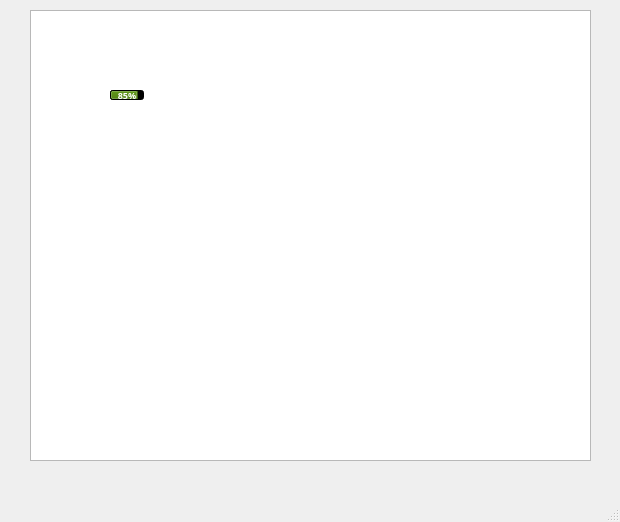
<?xml version="1.0" encoding="UTF-8"?>
<ui version="4.0">
 <class>MainWindow</class>
 <widget class="QMainWindow" name="MainWindow">
  <property name="geometry">
   <rect>
    <x>0</x>
    <y>0</y>
    <width>620</width>
    <height>522</height>
   </rect>
  </property>
  <property name="windowTitle">
   <string>MainWindow</string>
  </property>
  <widget class="QWidget" name="centralwidget">
   <widget class="QGraphicsView" name="graphicsView">
    <property name="geometry">
     <rect>
      <x>30</x>
      <y>10</y>
      <width>561</width>
      <height>451</height>
     </rect>
    </property>
    <property name="styleSheet">
     <string notr="true">border-image: url(:/overlay/Background.png);</string>
    </property>
   </widget>
   <widget class="QPushButton" name="pushButton">
    <property name="geometry">
     <rect>
      <x>150</x>
      <y>360</y>
      <width>41</width>
      <height>41</height>
     </rect>
    </property>
    <property name="styleSheet">
     <string notr="true">QPushButton {
image: url(:/buttons/powerButton.png);
border-radius: 20px;
}

QPushButton:pressed {
	background-color: #ffd300;
}</string>
    </property>
    <property name="text">
     <string/>
    </property>
   </widget>
   <widget class="QPushButton" name="pushButton_2">
    <property name="geometry">
     <rect>
      <x>330</x>
      <y>390</y>
      <width>41</width>
      <height>21</height>
     </rect>
    </property>
    <property name="styleSheet">
     <string notr="true">QPushButton {
	image: url(:/buttons/delButton.png);
	border-radius: 20px;
}</string>
    </property>
    <property name="text">
     <string/>
    </property>
   </widget>
   <widget class="QPushButton" name="pushButton_3">
    <property name="geometry">
     <rect>
      <x>330</x>
      <y>360</y>
      <width>41</width>
      <height>21</height>
     </rect>
    </property>
    <property name="styleSheet">
     <string notr="true">QPushButton {
	image: url(:/buttons/saveBtn.png);
	border-radius: 20px;
}</string>
    </property>
    <property name="text">
     <string/>
    </property>
   </widget>
   <widget class="QPushButton" name="pushButton_4">
    <property name="geometry">
     <rect>
      <x>280</x>
      <y>360</y>
      <width>41</width>
      <height>21</height>
     </rect>
    </property>
    <property name="styleSheet">
     <string notr="true">QPushButton {
	image: url(:/buttons/upButton.png);
	border-radius: 20px;
}</string>
    </property>
    <property name="text">
     <string/>
    </property>
   </widget>
   <widget class="QPushButton" name="pushButton_5">
    <property name="geometry">
     <rect>
      <x>280</x>
      <y>390</y>
      <width>41</width>
      <height>21</height>
     </rect>
    </property>
    <property name="styleSheet">
     <string notr="true">QPushButton {
	image: url(:/buttons/dnButton.png);
	border-radius: 20px;
}</string>
    </property>
    <property name="text">
     <string/>
    </property>
   </widget>
   <widget class="QPushButton" name="pushButton_6">
    <property name="geometry">
     <rect>
      <x>230</x>
      <y>360</y>
      <width>41</width>
      <height>21</height>
     </rect>
    </property>
    <property name="styleSheet">
     <string notr="true">QPushButton {
	image: url(:/buttons/homeButton.png);
	border-radius: 20px;
}</string>
    </property>
    <property name="text">
     <string/>
    </property>
   </widget>
   <widget class="QPushButton" name="pushButton_7">
    <property name="geometry">
     <rect>
      <x>230</x>
      <y>390</y>
      <width>41</width>
      <height>21</height>
     </rect>
    </property>
    <property name="styleSheet">
     <string notr="true">QPushButton {
	image: url(:/buttons/okButton.png);
	border-radius: 20px;
}</string>
    </property>
    <property name="text">
     <string/>
    </property>
   </widget>
   <widget class="QProgressBar" name="batteryLevelBar">
    <property name="geometry">
     <rect>
      <x>110</x>
      <y>90</y>
      <width>34</width>
      <height>10</height>
     </rect>
    </property>
    <property name="font">
     <font>
      <family>Ubuntu Mono</family>
      <pointsize>7</pointsize>
      <weight>75</weight>
      <italic>false</italic>
      <bold>true</bold>
      <kerning>true</kerning>
     </font>
    </property>
    <property name="autoFillBackground">
     <bool>false</bool>
    </property>
    <property name="styleSheet">
     <string notr="true">selection-background-color: rgb(82, 129, 22);
background-color: rgb(0, 0, 0);</string>
    </property>
    <property name="minimum">
     <number>0</number>
    </property>
    <property name="value">
     <number>85</number>
    </property>
    <property name="alignment">
     <set>Qt::AlignLeading|Qt::AlignLeft|Qt::AlignVCenter</set>
    </property>
    <property name="textVisible">
     <bool>true</bool>
    </property>
    <property name="orientation">
     <enum>Qt::Horizontal</enum>
    </property>
    <property name="invertedAppearance">
     <bool>false</bool>
    </property>
    <property name="format">
     <string>%p%</string>
    </property>
   </widget>
   <widget class="QLabel" name="label">
    <property name="geometry">
     <rect>
      <x>460</x>
      <y>110</y>
      <width>41</width>
      <height>41</height>
     </rect>
    </property>
    <property name="styleSheet">
     <string notr="true">image: url(:/icons/20min Session.png);</string>
    </property>
    <property name="text">
     <string/>
    </property>
   </widget>
   <widget class="QLabel" name="label_2">
    <property name="geometry">
     <rect>
      <x>460</x>
      <y>160</y>
      <width>41</width>
      <height>41</height>
     </rect>
    </property>
    <property name="styleSheet">
     <string notr="true">border-image: url(:/icons/45min Session.png);</string>
    </property>
    <property name="text">
     <string/>
    </property>
   </widget>
   <widget class="QLabel" name="label_3">
    <property name="geometry">
     <rect>
      <x>460</x>
      <y>210</y>
      <width>41</width>
      <height>41</height>
     </rect>
    </property>
    <property name="styleSheet">
     <string notr="true">border-image: url(:/icons/3hr Session.png);</string>
    </property>
    <property name="text">
     <string/>
    </property>
   </widget>
   <widget class="QLabel" name="label_4">
    <property name="geometry">
     <rect>
      <x>460</x>
      <y>260</y>
      <width>41</width>
      <height>41</height>
     </rect>
    </property>
    <property name="styleSheet">
     <string notr="true">border-image: url(:/icons/User Session.png);</string>
    </property>
    <property name="text">
     <string/>
    </property>
   </widget>
  </widget>
  <widget class="QMenuBar" name="menubar">
   <property name="geometry">
    <rect>
     <x>0</x>
     <y>0</y>
     <width>620</width>
     <height>22</height>
    </rect>
   </property>
  </widget>
  <widget class="QStatusBar" name="statusbar"/>
 </widget>
 <resources/>
 <connections/>
</ui>
